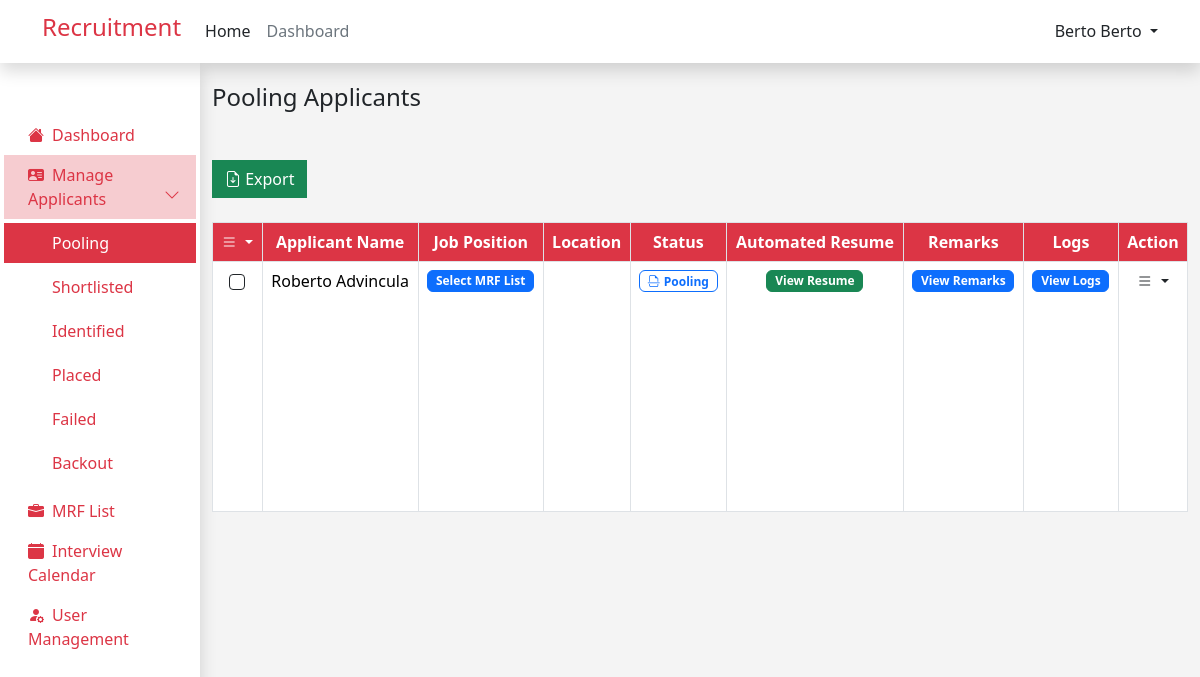
Page /admin/pooling_applicant.php (signed in) on the committed database.
### tables this page shows
CREATE TABLE `job_applicants` (
  `id` int(12) NOT NULL,
  `user_id` int(12) NOT NULL,
  `job_id` int(12) NOT NULL,
  `application_status` varchar(255) NOT NULL,
  `interview_date` datetime DEFAULT NULL,
  `remark` text NOT NULL,
  `employee_id` int(11) NOT NULL
);

CREATE TABLE `user` (
  `id` int(11) NOT NULL,
  `first_name` varchar(255) NOT NULL,
  `last_name` varchar(255) NOT NULL,
  `email` varchar(255) NOT NULL,
  `password` varchar(255) NOT NULL,
  `role` varchar(255) NOT NULL,
  `resume` varchar(255) NOT NULL,
  `branch` varchar(255) NOT NULL,
  `industry_access` varchar(255) NOT NULL,
  `verify_token` varchar(255) NOT NULL,
  `verify_status` tinyint(2) NOT NULL DEFAULT 0 COMMENT '0=not verified, 1=verified'
);

### components/applicants_table.php (the view, shortened to what this page needs)
<link rel="stylesheet" href="https://cdn.datatables.net/2.0.3/css/dataTables.dataTables.min.css">
<tbody style="height: 250px;">
    <?php
    while ($row = mysqli_fetch_assoc($result)) {
        ?>
        <tr>
            <td class="text-center">
                <div class="form-check d-flex justify-content-center ">
                    <input class="form-check-input  border border-1 border-dark" type="checkbox" name="checkbox_value[]"
                        value="<?php echo $row['id']; ?>">
                </div>
            </td>
            <td>
                <?php echo $row['first_name'] . ' ' . $row['last_name']; ?>
            </td>
            <td>
                <?php
                if ($row['application_status'] == 'Pooling') {
                    ?>
                    <button type="button" class="btn btn-primary badge" data-bs-toggle="modal" data-bs-target="#viewMRFModal"
                        data-applicantId="<?php echo $row['id']; ?>">
                        Select MRF List
                    </button>
                    <?php
                } else {
                    echo $row['job_position'];
                }
                ?>
            </td>
            <td>
            </td>
            <td>
                <?php
                $status = $row['application_status'];
                switch ($status) {
                        ?>
                        <?php
                    case 'Pooling':
                        ?>
                        <span class=" badge badge border border-primary text-primary ">
                            <i class="bi bi-file-earmark-break me-1"></i>Pooling
                        </span>
                        <?php
                        break;
                        ?>
                        <?php
                }
                ?>
            </td>
            <td>
                <button type="button" class="btn btn-success badge " data-bs-toggle="modal"
                    data-bs-target="#viewResumeModal<?php echo $row['id']; ?>">
                    View Resume
                </button>
            </td>
            <td>
                <button type="button" class="btn btn-primary badge " data-bs-toggle="modal"
                    data-bs-target="#viewRemarksModal<?php echo $row['id']; ?>">
                    View Remarks
                </button>
            </td>
            <td>
                <button type="button" class="btn btn-primary badge " data-bs-toggle="modal"
                    data-bs-target="#viewLogsModal<?php echo $row['id']; ?>">
                    View Logs
                </button>
            </td>
            <td>
                <div class="dropdown">
                    <a href="#" class="link-danger text-decoration-none dropdown-toggle text-dark" id="dropdownUser2"
                        data-bs-toggle="dropdown" aria-expanded="false">
                        <i class="bi bi-list"></i>
                    </a>
                </div>
            </td>
        </tr>
        <?php
    }
    ?>
</tbody>

### rows in the picture
job_applicants: user.first_name "Roberto", user.last_name "Advincula", application_status "Pooling" (drawn)

### other values in the picture
$user "Berto Berto"
